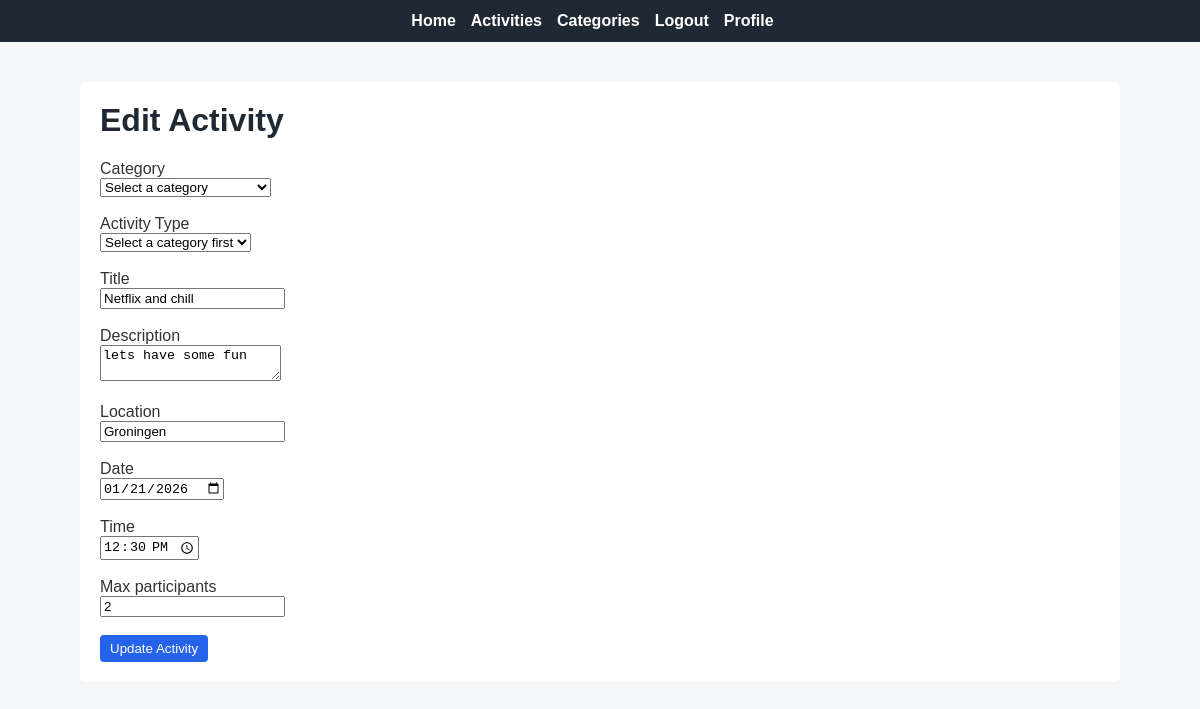
Screenshot of /activities/3/edit (signed in) with the database file from the repository.
### app/models.py (models this page shows, shortened)
class PaginatedAPIMixin(object):
    @staticmethod
    def to_collection_dict(query, page, per_page, endpoint, **kwargs):
        resources = db.paginate(query, page=page, per_page=per_page,
                                error_out=False)
        data = {
            'items': [item.to_dict() for item in resources.items],
            '_meta': {
                'page': page,
                'per_page': per_page,
                'total_pages': resources.pages,
                'total_items': resources.total
            },
            '_links': {
                'self': url_for(endpoint, page=page, per_page=per_page,
                                **kwargs),
                'next': url_for(endpoint, page=page + 1, per_page=per_page,
                                **kwargs) if resources.has_next else None,
                'prev': url_for(endpoint, page=page - 1, per_page=per_page,
                                **kwargs) if resources.has_prev else None
            }
        }
        return data

class Activity(PaginatedAPIMixin, db.Model):
    __tablename__ = 'activities'
    id = db.Column(db.Integer, primary_key=True)
    title = db.Column(db.String(200), nullable=False)
    description = db.Column(db.Text)
    location = db.Column(db.String(255), nullable=False)
    activity_date = db.Column(db.Date, nullable=False)
    activity_time = db.Column(db.Time, nullable=False)
    max_participants = db.Column(db.Integer, default=10)
    creator_id = db.Column(db.Integer, db.ForeignKey('users.id'), nullable=False)
    category_id = db.Column(db.Integer, db.ForeignKey('categories.id'), nullable=False)
    activity_type_id = db.Column(db.Integer, db.ForeignKey('activity_types.id'), nullable=False)
    created_at = db.Column(db.DateTime, default=datetime.now(timezone.utc))
    updated_at = db.Column(db.DateTime, default=datetime.now(timezone.utc), onupdate=datetime.now(timezone.utc))
    creator = db.relationship('Users', backref='activities_created')
    category = db.relationship('Category', backref='activities')
    activity_type = db.relationship('ActivityType', backref='activities')

### app/routes.py (the view, shortened to what this page needs)
@app.route("/activities/<int:id>/edit", methods=["GET", "POST"])
@login_required
def edit_activity(id):
    activity = Activity.query.get_or_404(id)
    if activity.creator_id != current_user.id:
        flash("You are not allowed to edit this activity.")
        return redirect(url_for("activities"))
    categories = Category.query.all()
    activity_types = ActivityType.query.all()
    return render_template(
        "edit_activity.html",
        activity=activity,
        categories=categories,
        activity_types=activity_types
    )

### app/models.py (called while the page is built)
@login.user_loader
def load_user(id):
    return db.session.get(Users, int(id))

### app/routes.py (called while the page is built)
@app.before_request
def before_request():
    if current_user.is_authenticated:
        current_user.last_seen = datetime.now(timezone.utc)
        db.session.commit()

### app/templates/edit_activity.html (shortened to what this page needs)
{% extends "base.html" %}
{% block content %}
<h1>Edit Activity</h1>
<form method="POST">
    <label>Category</label><br>
    <select name="category_id" id="category_id" required>
        <option value="">Select a category</option>
    </select><br><br>
    <label>Activity Type</label><br>
    <select name="activity_type_id" id="activity_type_id" required>
        <option value="">Select a category first</option>
    </select><br><br>
    <label>Title</label><br>
    <input type="text" name="title" value="{{ activity.title }}" required><br><br>
    <label>Description</label><br>
    <textarea name="description">{{ activity.description }}</textarea><br><br>
    <label>Location</label><br>
    <input type="text" name="location" value="{{ activity.location }}" required><br><br>
    <label>Date</label><br>
    <input type="date" name="activity_date"
           value="{{ activity.activity_date }}" required><br><br>
    <label>Time</label><br>
    <input type="time" name="activity_time"
           value="{{ activity.activity_time }}" required><br><br>
    <label>Max participants</label><br>
    <input type="number" name="max_participants"
           value="{{ activity.max_participants }}" min="1"><br><br>
    <button type="submit">Update Activity</button>
</form>
{% endblock %}

### app/static/css/style.css (style rules this page uses)
body { font-family: Arial, Helvetica, sans-serif; margin: 0; padding: 0; background-color: #f4f6f8; color: #333; }
h1 { margin-top: 0; color: #1f2933; }
button { padding: 6px 10px; border: none; border-radius: 4px; background-color: #2563eb; color: white; cursor: pointer; }
form { display: inline; }

### rows the page displays
Activity: title "Netflix and chill", description "lets have some fun", location "Groningen", activity_date "01/21/2026", activity_time "12:30:00", max_participants "2"
